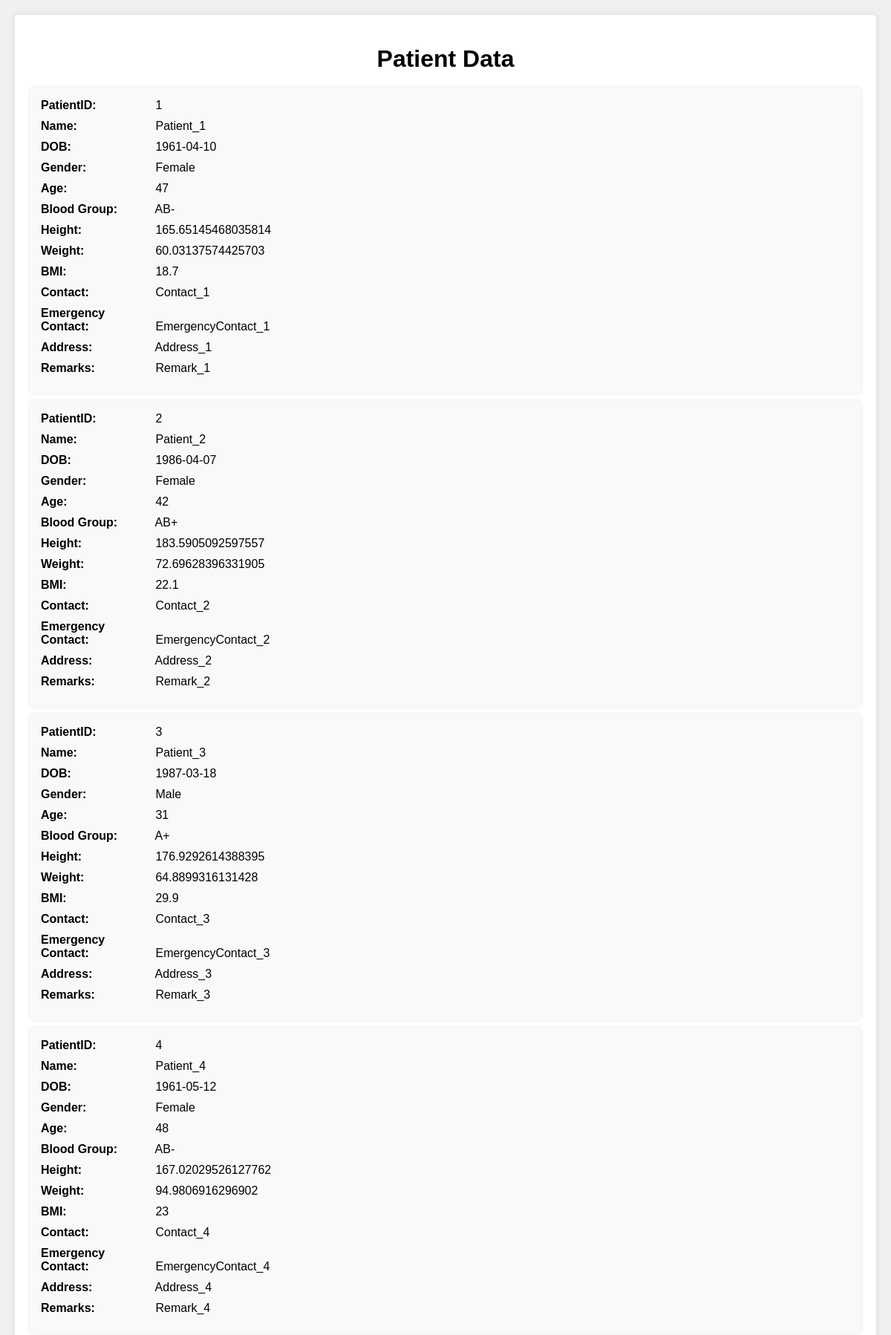
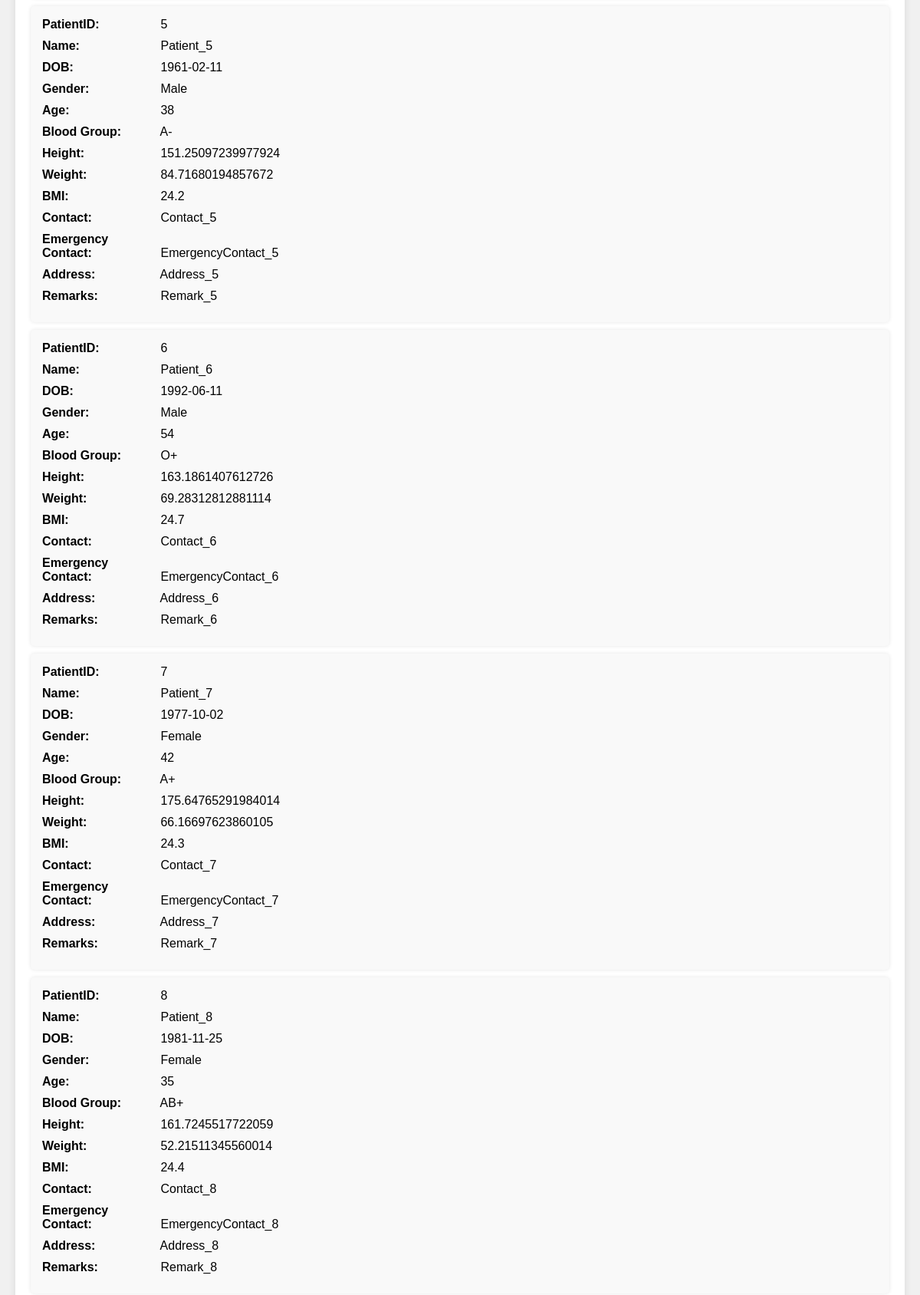
Page /patient (upper part) on the committed database (2 pictures, top to bottom).
### tables this page shows
CREATE TABLE Patient (
                PatientID INTEGER PRIMARY KEY AUTOINCREMENT,
                Name TEXT,
                DOB DATE,
                Gender TEXT,
                Age INTEGER,
                BloodGroup TEXT,
                Photo BLOB,
                height decimal,
                weight decimal,
                bmi decimal,
                Contact TEXT,
                EmergencyContact TEXT,
                Address TEXT,
                MedicalProblems BOOLEAN,
                Allergy BOOLEAN,
                Surgery BOOLEAN,
                Pregnancy BOOLEAN,
                image BLOB,
                remarks TEXT
            );

### app.py (the view)
@app.route('/patient', methods=['GET'])
def fetch_patient():
    conn = get_db_connection(2)
    cursor = conn.cursor()
    cursor.execute("SELECT * FROM Patient")
    rows = cursor.fetchall()
    cursor.close()
    conn.close()
    return render_template('patient.html', rows=rows)

### database.py (called while the page is built)
def get_db_connection(database):
    if database == 1:
        conn = sqlite3.connect('Details.db')
        conn.row_factory = sqlite3.Row
        return conn
    elif database == 2:
        conn = sqlite3.connect('History.db')
        conn.row_factory = sqlite3.Row
        return conn

### templates/patient.html (shortened to what this page needs)
<!DOCTYPE html>
<html lang="en">
<head>
    <link rel="stylesheet" href="{{ url_for('static', filename='style.css') }}">
</head>
<body>
    <div class="container">
        <h1>Patient Data</h1>
        {% for row in rows %}
        <div class="record">
            <div><strong>PatientID:</strong> {{ row['PatientID'] }}</div>
            <div><strong>Name:</strong> {{ row['Name'] }}</div>
            <div><strong>DOB:</strong> {{ row['DOB'] }}</div>
            <div><strong>Gender:</strong> {{ row['Gender'] }}</div>
            <div><strong>Age:</strong> {{ row['Age'] }}</div>
            <div><strong>Blood Group:</strong> {{ row['BloodGroup'] }}</div>
            <div><strong>Height:</strong> {{ row['height'] }}</div>
            <div><strong>Weight:</strong> {{ row['weight'] }}</div>
            <div><strong>BMI:</strong> {{ row['bmi'] }}</div>
            <div><strong>Contact:</strong> {{ row['Contact'] }}</div>
            <div><strong>Emergency Contact:</strong> {{ row['EmergencyContact'] }}</div>
            <div><strong>Address:</strong> {{ row['Address'] }}</div>
            <div><strong>Remarks:</strong> {{ row['remarks'] }}</div>
        </div>
        {% endfor %}
    </div>
</body>
</html>

### static/style.css (style rules this page uses)
body { font-family: Arial, sans-serif; background-color: #f0f0f0; margin: 0; padding: 20px; }
.container { background-color: #fff; padding: 20px; border-radius: 5px; box-shadow: 0 0 10px rgba(0, 0, 0, 0.1); }
h1 { text-align: center; margin-bottom: 20px; }
.record { background-color: #f9f9f9; padding: 15px; border-radius: 5px; margin-bottom: 10px; box-shadow: 0 0 5px rgba(0, 0, 0, 0.1); }
.record div { margin-bottom: 10px; }
.record div strong { display: inline-block; width: 150px; }

### rows in the picture
Patient: PatientID "1", Name "Patient_1", DOB "1961-04-10", Gender "Female", Age "47", BloodGroup "AB-", height "165.65145468035814", weight "60.03137574425703", bmi "18.7", Contact "Contact_1", EmergencyContact "EmergencyContact_1", Address "Address_1", remarks "Remark_1"
Patient: PatientID "2", Name "Patient_2", DOB "1986-04-07", Gender "Female", Age "42", BloodGroup "AB+", height "183.5905092597557", weight "72.69628396331905", bmi "22.1", Contact "Contact_2", EmergencyContact "EmergencyContact_2", Address "Address_2", remarks "Remark_2"
Patient: PatientID "3", Name "Patient_3", DOB "1987-03-18", Gender "Male", Age "31", BloodGroup "A+", height "176.9292614388395", weight "64.8899316131428", bmi "29.9", Contact "Contact_3", EmergencyContact "EmergencyContact_3", Address "Address_3", remarks "Remark_3"
Patient: PatientID "4", Name "Patient_4", DOB "1961-05-12", Gender "Female", Age "48", BloodGroup "AB-", height "167.02029526127762", weight "94.9806916296902", bmi "23", Contact "Contact_4", EmergencyContact "EmergencyContact_4", Address "Address_4", remarks "Remark_4"
Patient: PatientID "5", Name "Patient_5", DOB "1961-02-11", Gender "Male", Age "38", BloodGroup "A-", height "151.25097239977924", weight "84.71680194857672", bmi "24.2", Contact "Contact_5", EmergencyContact "EmergencyContact_5", Address "Address_5", remarks "Remark_5"
Patient: PatientID "6", Name "Patient_6", DOB "1992-06-11", Gender "Male", Age "54", BloodGroup "O+", height "163.1861407612726", weight "69.28312812881114", bmi "24.7", Contact "Contact_6", EmergencyContact "EmergencyContact_6", Address "Address_6", remarks "Remark_6"
Patient: PatientID "7", Name "Patient_7", DOB "1977-10-02", Gender "Female", Age "42", BloodGroup "A+", height "175.64765291984014", weight "66.16697623860105", bmi "24.3", Contact "Contact_7", EmergencyContact "EmergencyContact_7", Address "Address_7", remarks "Remark_7"
Patient: PatientID "8", Name "Patient_8", DOB "1981-11-25", Gender "Female", Age "35", BloodGroup "AB+", height "161.7245517722059", weight "52.21511345560014", bmi "24.4", Contact "Contact_8", EmergencyContact "EmergencyContact_8", Address "Address_8", remarks "Remark_8"
